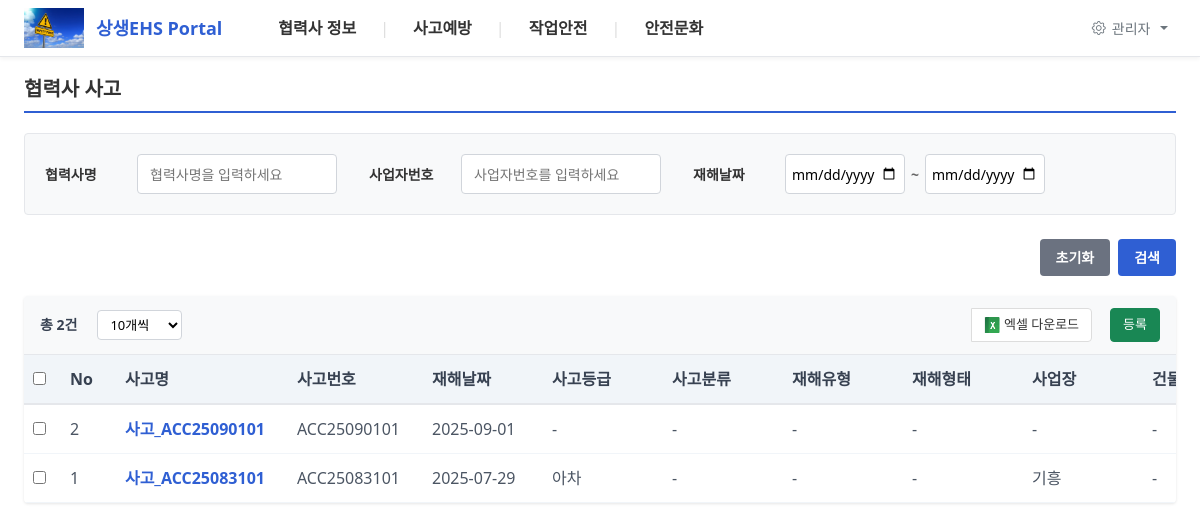
The app's page /partner-accident, older data.
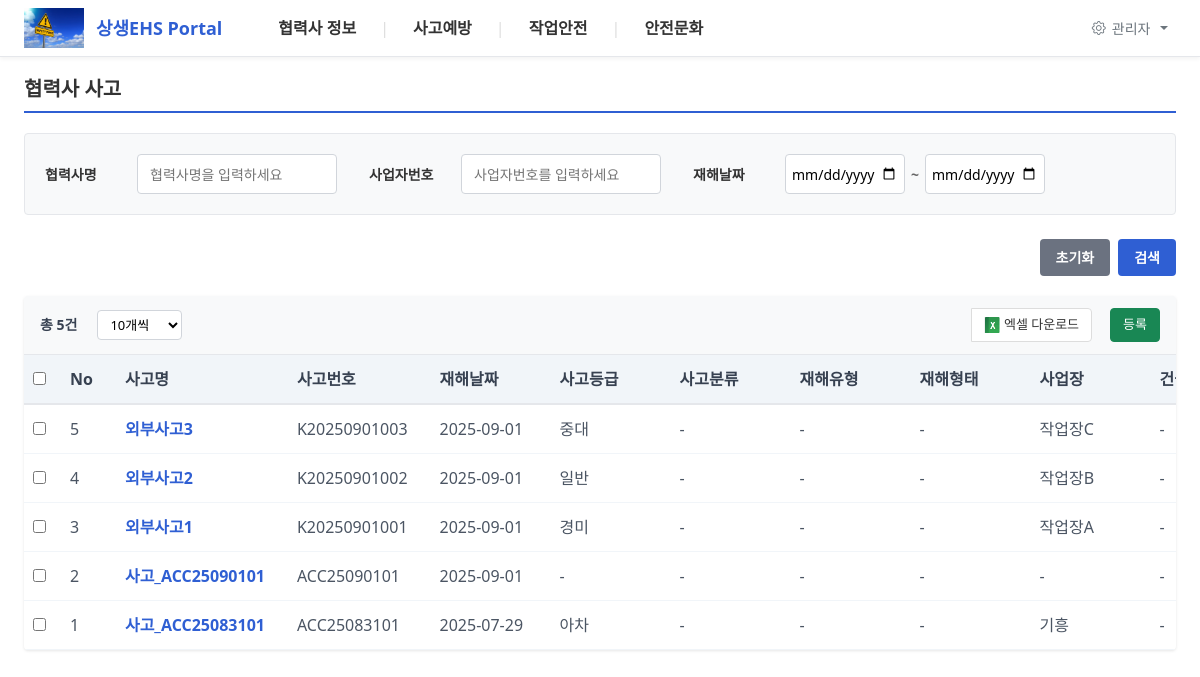
The same page, newer data.
### tables this page shows
CREATE TABLE accidents_cache (
        id INTEGER PRIMARY KEY AUTOINCREMENT,
        accident_number TEXT,
        accident_name TEXT,
        accident_time TEXT,
        workplace TEXT,
        accident_grade TEXT,
        major_category TEXT,
        injury_form TEXT,
        injury_type TEXT,
        accident_date TEXT,
        day_of_week TEXT,
        report_date TEXT,
        building TEXT,
        floor TEXT,
        location_category TEXT,
        location_detail TEXT,
        is_deleted INTEGER DEFAULT 0,
        synced_at DATETIME DEFAULT CURRENT_TIMESTAMP
    , custom_data TEXT DEFAULT '{}', accident_datetime TEXT, accident_type TEXT, responsible_company1 TEXT, responsible_company1_no TEXT, responsible_company2 TEXT, responsible_company2_no TEXT);

### app.py (the view)
@app.route("/partner-accident")
def partner_accident_route():
    return partner_accident()

### app.py (called while the page is built, shortened)
def get_db_connection(timeout=10.0):
    conn = sqlite3.connect(db_config.local_db_path, timeout=timeout)
    cursor = conn.cursor()
    cursor.execute("PRAGMA journal_mode=WAL")
    cursor.execute("PRAGMA busy_timeout=5000")
    cursor.execute("PRAGMA synchronous=NORMAL")
    return conn

def get_dropdown_options_for_display(board_type, column_key):
    try:
        conn = get_db_connection()
        conn.row_factory = sqlite3.Row
        codes = conn.execute("""
            SELECT option_code, option_value
            FROM dropdown_option_codes_v2
            WHERE board_type = ? AND column_key = ? AND is_active = 1
            ORDER BY display_order
        """, (board_type, column_key)).fetchall()
        logging.info(f"[DEBUG] get_dropdown_options_for_display({column_key}): {len(codes) if codes else 0}개 행 조회됨")
        if codes:
            for c in codes:
                logging.info(f"  - {c['option_code']}: {c['option_value']}")
        conn.close()
        if codes:
            return [{'code': row['option_code'], 'value': row['option_value']} for row in codes]
        else:
            return None
    except:
        return None

@app.after_request
def add_header(response):
    response.headers['Cache-Control'] = 'no-cache, no-store, must-revalidate'
    response.headers['Pragma'] = 'no-cache'
    response.headers['Expires'] = '0'
    return response

### board_services.py (called while the page is built)
    def list(self, column_key: str) -> List[Dict]:
        conn = get_db_connection(self.db_path)
        conn.row_factory = sqlite3.Row
        codes = conn.execute("""
            SELECT * FROM dropdown_option_codes_v2
            WHERE board_type = ? AND column_key = ? AND is_active = 1
            ORDER BY display_order
        """, (self.board_type, column_key)).fetchall()
        if not codes:
            codes = conn.execute("""
                SELECT * FROM dropdown_option_codes
                WHERE column_key = ? AND is_active = 1
                ORDER BY display_order
            """, (column_key,)).fetchall()
        conn.close()
        return [dict(code) for code in codes]

### db_connection.py (called while the page is built)
def get_db_connection(db_path: str, timeout: float = 10.0, row_factory: bool = False) -> sqlite3.Connection:
    return DatabaseConnection.get_connection(db_path, timeout, row_factory)

### templates/partner-accident.html (shortened to what this page needs)
{% extends "base.html" %}
{% from 'includes/table_controls.html' import render_table_controls %}
{% from 'includes/search_controls.html' import render_search_section, render_search_buttons %}
{% block content %}
<div class="page-header">
    <h2 class="page-title">협력사 사고</h2>
</div>
<div class="search-section">
    <form method="GET" class="search-form">
        <div class="search-fields">
            <div class="search-group">
                <label>협력사명</label>
                <input type="text" name="company_name" value="{{ request.args.get('company_name', '') }}" placeholder="협력사명을 입력하세요">
            </div>
            <div class="search-group">
                <label>사업자번호</label>
                <input type="text" name="business_number" value="{{ request.args.get('business_number', '') }}" placeholder="사업자번호를 입력하세요">
            </div>
            <div class="search-group range-group">
                <label>재해날짜</label>
                <div class="range-inputs">
                    <input type="date" name="accident_date_start" value="{{ request.args.get('accident_date_start', '') }}" placeholder="시작일">
                    <span class="range-separator">~</span>
                    <input type="date" name="accident_date_end" value="{{ request.args.get('accident_date_end', '') }}" placeholder="종료일">
                </div>
            </div>
        </div>
    </form>
</div>
<div class="search-buttons-section">
    {{ render_search_buttons() }}
</div>
<div class="table-section">
    {{ render_table_controls(total_count, show_excel=True, show_register=True) }}
    <div class="table-wrapper">
        <table class="data-table">
            <thead>
                <tr>
                    <th class="checkbox-column"><input type="checkbox" id="selectAll" onchange="toggleSelectAll()"></th>
                    <th class="fixed-col" style="width: 45px;">No</th>
                    <th>사고명</th>
                    <th>사고번호</th>
                    <th>재해날짜</th>
                    <th>사고등급</th>
                    <th>사고분류</th>
                    <th>재해유형</th>
                    <th>재해형태</th>
                    <th>사업장</th>
                    <th>건물</th>
                </tr>
            </thead>
            <tbody>
                {% for accident in accidents %}
                <tr>
                    <td class="checkbox-column">
                        <input type="checkbox" class="accident-checkbox" value="{{ accident.id }}" onchange="updateDeleteButton()">
                    </td>
                    <td class="fixed-col" style="width: 45px;">
                        {{ accident.no }}
                    </td>
                    <td>
                        <a href="javascript:void(0)" class="company-link" onclick="openAccidentModal('{{ accident.id }}')">{{ accident.accident_name }}</a>
                    </td>
                    <td>{{ accident.accident_number }}</td>
                    <td>{{ accident.accident_date }}</td>
                    <td>{{ accident.accident_grade_label or accident.accident_grade or '-' }}</td>
                    <td>{{ accident.major_category_label or accident.major_category or accident.accident_type or '-' }}</td>
                    <td>{{ accident.injury_type_label or accident.injury_type or accident.disaster_type or '-' }}</td>
                    <td>{{ accident.injury_form_label or accident.injury_form or accident.disaster_form or '-' }}</td>
                    <td>{{ accident.workplace_label or accident.workplace or '-' }}</td>
                    <td>{{ accident.building_label or accident.building or '-' }}</td>
                </tr>
                {% else %}
                <tr>
                    <td colspan="{{ 16 + dynamic_columns|length }}" class="no-data">검색 결과가 없습니다.</td>
                </tr>
                {% endfor %}
            </tbody>
        </table>
    </div>
</div>
{% endblock %}

### templates/base.html (shortened to what this page needs)
<!DOCTYPE html>
<html lang="ko">
<head>
    <link href="https://cdn.jsdelivr.net/npm/bootstrap@5.1.3/dist/css/bootstrap.min.css" rel="stylesheet">
    <link href="https://cdn.jsdelivr.net/npm/bootstrap-icons@1.8.1/font/bootstrap-icons.css" rel="stylesheet">
</head>
<body>
    <nav class="topbar">
      <div class="topbar-inner">
        <a class="brand" href="{{ url_for('index') }}">
          <img src="/static/logo-sample.png" alt="Logo" class="logo-img">
          상생EHS Portal
        </a>
        <ul class="nav-main" role="menubar" aria-label="메인 메뉴">
          {% set active_slug = (request.view_args.get('url') if request.view_args else '') %}
          {% for m in menu %}
          {% set is_active = false %}
          {% for sm in m.submenu %}
            {% if active_slug == sm.url %}
              {% set is_active = true %}
            {% endif %}
          {% endfor %}
          <li class="nav-item has-sub{% if is_active %} is-active{% endif %}">
            <a class="nav-link"
               href="#"
               role="menuitem"
               aria-haspopup="true"
               aria-expanded="false">{{ m.title }}</a>
          </li>
          {% if not loop.last %}
          <li class="sep" aria-hidden="true">|</li>
          {% endif %}
          {% endfor %}
        </ul>
        <div class="admin-tools">
          <div class="dropdown">
            <button class="btn btn-sm btn-outline-secondary dropdown-toggle" type="button" id="adminMenu" data-bs-toggle="dropdown" aria-expanded="false">
              <i class="bi bi-gear"></i> 관리자
            </button>
          </div>
        </div>
      </div>
    </nav>
    {% if request.endpoint != 'index' %}
    <div class="container">
    {% endif %}
    {% block content %}{% endblock %}
    {% if request.endpoint != 'index' %}
    </div>
    {% endif %}
</body>
</html>

### templates/includes/table_controls.html (shortened to what this page needs)
{% macro render_table_controls(total_count, show_excel=True, show_register=True, show_delete=True, register_callback='showRegisterModal()') %}
<div class="table-header">
    <div class="left-controls">
        <span class="total-count">총 {{ total_count }}건</span>
        <div class="per-page-selector">
            <select onchange="changePerPage(this.value)">
                <option value="10" {% if request.args.get('per_page', '10') == '10' %}selected{% endif %}>10개씩</option>
            </select>
        </div>
    </div>
    <div class="action-buttons">
        {% if show_excel %}
        <button class="btn btn-excel-download" onclick="exportToExcel()">
            <img src="/static/icons/excel-icon.png" style="vertical-align: middle;" width="16" height="16">
            엑셀 다운로드
        </button>
        {% endif %}
        {% if show_register %}
        <button class="btn btn-register" onclick="{{ register_callback }}">
            등록
        </button>
        {% endif %}
    </div>
</div>
{% endmacro %}

### templates/includes/search_controls.html (shortened to what this page needs)
{% macro render_search_buttons() %}
<div class="search-buttons">
    <button type="button" onclick="resetForm()" class="btn-reset">초기화</button>
    <button type="button" onclick="validateAndSubmitSearch()" class="btn-search">검색</button>
</div>
{% endmacro %}

### templates/base.html (style rules this page uses)
html, body { overflow-x: hidden; width: 100%; max-width: 100vw; }
.topbar { background: #ffffff; border-bottom: 1px solid #e5e7eb; box-shadow: 0 2px 4px rgba(0,0,0,0.05); z-index: 9999; position: relative; }
.topbar-inner { max-width: none; margin: 0; height: 56px; display: flex; align-items: center; gap: 16px; padding: 0 24px; justify-content: space-between; }
.admin-tools { margin-left: auto; }
.logo-img { height: 40px; width: auto; margin-right: 12px; }
.brand { color: #2f5fd3; font-weight: 600; text-decoration: none; font-size: 18px; margin-right: 24px; display: flex; align-items: center; }
.nav-main { list-style: none; display: flex; align-items: stretch; gap: 0; margin: 0; padding: 0; flex: 1; }
.nav-item { position: relative; }
.nav-link { color: #333; text-decoration: none; font-weight: 700; padding: 10px 16px; display: block; line-height: 28px; transition: color 0.2s ease; cursor: pointer; }
.sep { color: #ddd; align-self: center; padding: 0 8px; user-select: none; }
.container { max-width: none; margin: 20px 24px; padding: 0; width: calc(100% - 48px); box-sizing: border-box; }

### templates/includes/search_controls.html (style rules this page uses)
.search-buttons { display: flex; justify-content: center; gap: 8px; margin-top: 24px; }
.btn-reset, .btn-search { padding: 8px 16px; border-radius: 4px; font-size: 14px; font-weight: 600; cursor: pointer; border: none; transition: all 0.2s; white-space: nowrap; }
.btn-reset { background: #6b7280; color: white; }
.btn-search { background: #2f5fd3; color: white; }

### templates/includes/table_controls.html (style rules this page uses)
.table-header { padding: 12px 16px; background: #f8f9fa; border-bottom: 1px solid #e5e7eb; display: flex; justify-content: space-between; align-items: center; }
.left-controls { display: flex; align-items: center; gap: 15px; }
.total-count { font-weight: 600; color: #374151; font-size: 14px; }
.per-page-selector select { padding: 5px 10px; border: 1px solid #d1d5db; border-radius: 4px; font-size: 13px; background: white; }
.action-buttons { display: flex; align-items: center; gap: 8px; }
.action-buttons .btn { padding: 6px 12px; font-size: 13px; }
.btn { display: inline-flex; align-items: center; gap: 6px; border: none; border-radius: 4px; font-weight: 500; cursor: pointer; transition: all 0.2s; }
.btn-excel-download { background: white; color: #333; border: 1px solid #d1d5db; }
.btn-register { background-color: #198754 !important; color: white !important; border-color: #198754 !important; }

Row changes from the older to the newer data that the page shows:
added accidents_cache: no "5", accident_name "외부사고3", accident_number "K20250901003", accident_date "2025-09-01", accident_grade "중대", major_category_label "-", injury_type_label "-", injury_form_label "-", workplace "작업장C", building_label "-"
added accidents_cache: no "4", accident_name "외부사고2", accident_number "K20250901002", accident_date "2025-09-01", accident_grade "일반", major_category_label "-", injury_type_label "-", injury_form_label "-", workplace "작업장B", building_label "-"
added accidents_cache: no "3", accident_name "외부사고1", accident_number "K20250901001", accident_date "2025-09-01", accident_grade "경미", major_category_label "-", injury_type_label "-", injury_form_label "-", workplace "작업장A", building_label "-"
Text that changed along with them:
{{ total_count }}: "2" → "5"
